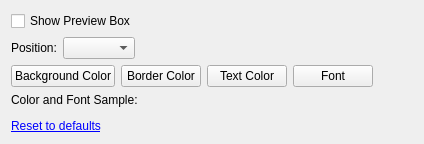
     <widget class="QWidget" name="tabPreview">
      <attribute name="title">
       <string>Preview</string>
      </attribute>
      <layout class="QGridLayout" name="gridLayout_5">
       <item row="4" column="0">
        <widget class="SampleBox" name="samplePreviewBox" native="true">
         <property name="sizePolicy">
          <sizepolicy hsizetype="Preferred" vsizetype="Expanding">
           <horstretch>0</horstretch>
           <verstretch>0</verstretch>
          </sizepolicy>
         </property>
        </widget>
       </item>
       <item row="1" column="0">
        <layout class="QHBoxLayout" name="horizontalLayout_7">
         <item>
          <widget class="QLabel" name="labelPreviewPosition">
           <property name="toolTip">
            <string>&lt;html&gt;&lt;head/&gt;&lt;body&gt;&lt;p&gt;Where to place the preview. Fixed options are relative to the screen. Dynamic options are relative to the OCR capture box.&lt;/p&gt;&lt;/body&gt;&lt;/html&gt;</string>
           </property>
           <property name="text">
            <string>Position:</string>
           </property>
          </widget>
         </item>
         <item>
          <widget class="QComboBox" name="comboBoxPreviewBoxPosition">
           <property name="sizePolicy">
            <sizepolicy hsizetype="Preferred" vsizetype="Fixed">
             <horstretch>0</horstretch>
             <verstretch>0</verstretch>
            </sizepolicy>
           </property>
           <property name="iconSize">
            <size>
             <width>32</width>
             <height>32</height>
            </size>
           </property>
          </widget>
         </item>
         <item>
          <spacer name="horizontalSpacer_11">
           <property name="orientation">
            <enum>Qt::Horizontal</enum>
           </property>
           <property name="sizeHint" stdset="0">
            <size>
             <width>40</width>
             <height>20</height>
            </size>
           </property>
          </spacer>
         </item>
        </layout>
       </item>
       <item row="0" column="0">
        <widget class="QCheckBox" name="checkBoxPreviewBoxEnable">
         <property name="toolTip">
          <string>&lt;html&gt;&lt;head/&gt;&lt;body&gt;&lt;p&gt;Show a preview of the text that will be captured with the OCR capture box.&lt;/p&gt;&lt;/body&gt;&lt;/html&gt;</string>
         </property>
         <property name="text">
          <string>Show Preview Box</string>
         </property>
        </widget>
       </item>
       <item row="2" column="0">
        <layout class="QHBoxLayout" name="horizontalLayout_3">
         <item>
          <widget class="QPushButton" name="pushButtonPreviewBoxBackgroundColor">
           <property name="sizePolicy">
            <sizepolicy hsizetype="Minimum" vsizetype="Preferred">
             <horstretch>0</horstretch>
             <verstretch>0</verstretch>
            </sizepolicy>
           </property>
           <property name="text">
            <string>Background Color</string>
           </property>
          </widget>
         </item>
         <item>
          <widget class="QPushButton" name="pushButtonPreviewBoxBorderColor">
           <property name="sizePolicy">
            <sizepolicy hsizetype="Minimum" vsizetype="Preferred">
             <horstretch>0</horstretch>
             <verstretch>0</verstretch>
            </sizepolicy>
           </property>
           <property name="text">
            <string>Border Color</string>
           </property>
          </widget>
         </item>
         <item>
          <widget class="QPushButton" name="pushButtonPreviewBoxTextColor">
           <property name="text">
            <string>Text Color</string>
           </property>
          </widget>
         </item>
         <item>
          <widget class="QPushButton" name="pushButtonPreviewBoxFont">
           <property name="text">
            <string>Font</string>
           </property>
          </widget>
         </item>
         <item>
          <spacer name="horizontalSpacer_5">
           <property name="orientation">
            <enum>Qt::Horizontal</enum>
           </property>
           <property name="sizeHint" stdset="0">
            <size>
             <width>40</width>
             <height>20</height>
            </size>
           </property>
          </spacer>
         </item>
        </layout>
       </item>
       <item row="5" column="0">
        <widget class="QLabel" name="labelPreviewBoxReset">
         <property name="text">
          <string>&lt;a href=&quot;none&quot;&gt;Reset to defaults&lt;/a&gt;</string>
         </property>
        </widget>
       </item>
       <item row="3" column="0">
        <widget class="QLabel" name="labelPreviewBoxSample">
         <property name="sizePolicy">
          <sizepolicy hsizetype="Preferred" vsizetype="Minimum">
           <horstretch>0</horstretch>
           <verstretch>0</verstretch>
          </sizepolicy>
         </property>
         <property name="text">
          <string>Color and Font Sample:</string>
         </property>
        </widget>
       </item>
      </layout>
     </widget>
